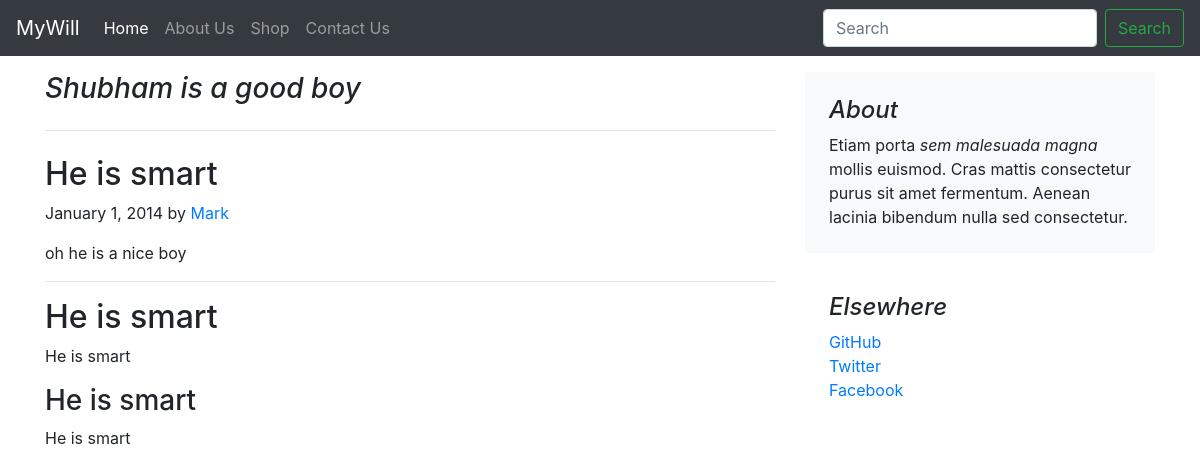
The page /blog/blogpost/1 on the database its author committed.
### blog/models.py (models this page shows, shortened)
class BlogPost(models.Model):
    post_id=models.AutoField(primary_key=True)
    title=models.CharField(max_length=50,default="")
    head0= models.CharField(max_length=90, default="")
    chead0= models.CharField(max_length=300, default="")
    head1= models.CharField(max_length=90, default="")
    chead1= models.CharField(max_length=300, default="")
    head2= models.CharField(max_length=90, default="")
    chead2= models.CharField(max_length=300, default="")
    pub_date= models.DateField()
    image=models.ImageField(upload_to='blog/media',default="")

### blog/views.py (the view)
# urls.py: path('blogpost/<int:id>',views.blogpost,name="blogPost")
def blogpost(request,id):
    post=BlogPost.objects.filter(post_id=id)[0]
    return render(request,'blog/blogpost.html',{'post':post})

### blog/templates/blog/blogpost.html (shortened to what this page needs)
{% extends 'blog/basic.html' %}
{% block body %}
<div class="container my-3">
  <div class="row">
    <div class="col-md-8 blog-main">
      <h3 class="pb-4 mb-4 font-italic border-bottom">
        {{post.title}}
      </h3>
      <div class="blog-post">
        <h2 class="blog-post-title">{{post.head0}}</h2>
        <p class="blog-post-meta">January 1, 2014 by <a href="#">Mark</a></p>
        <p>{{post.chead0}}</p>
        <hr>
        <h2>{{post.head1}}</h2>
        <p>{{post.chead1}}</p>
        <h3>{{post.head2}}</h3>
        <p>{{post.chead2}}</p>
      </div>
    </div>
    <aside class="col-md-4 blog-sidebar">
      <div class="p-4 mb-3 bg-light rounded">
        <h4 class="font-italic">About</h4>
        <p class="mb-0">Etiam porta <em>sem malesuada magna</em> mollis euismod. Cras mattis consectetur purus sit amet
          fermentum. Aenean lacinia bibendum nulla sed consectetur.</p>
      </div>
      <div class="p-4">
        <h4 class="font-italic">Elsewhere</h4>
        <ol class="list-unstyled">
          <li><a href="#">GitHub</a></li>
          <li><a href="#">Twitter</a></li>
          <li><a href="#">Facebook</a></li>
        </ol>
      </div>
    </aside>
  </div>
</div>
{% endblock %}

### rows shown on the page
BlogPost: title "Shubham is a good boy", head0 "He is smart", chead0 "oh he is a nice boy", head1 "He is smart", chead1 "He is smart", head2 "He is smart", chead2 "He is smart"
